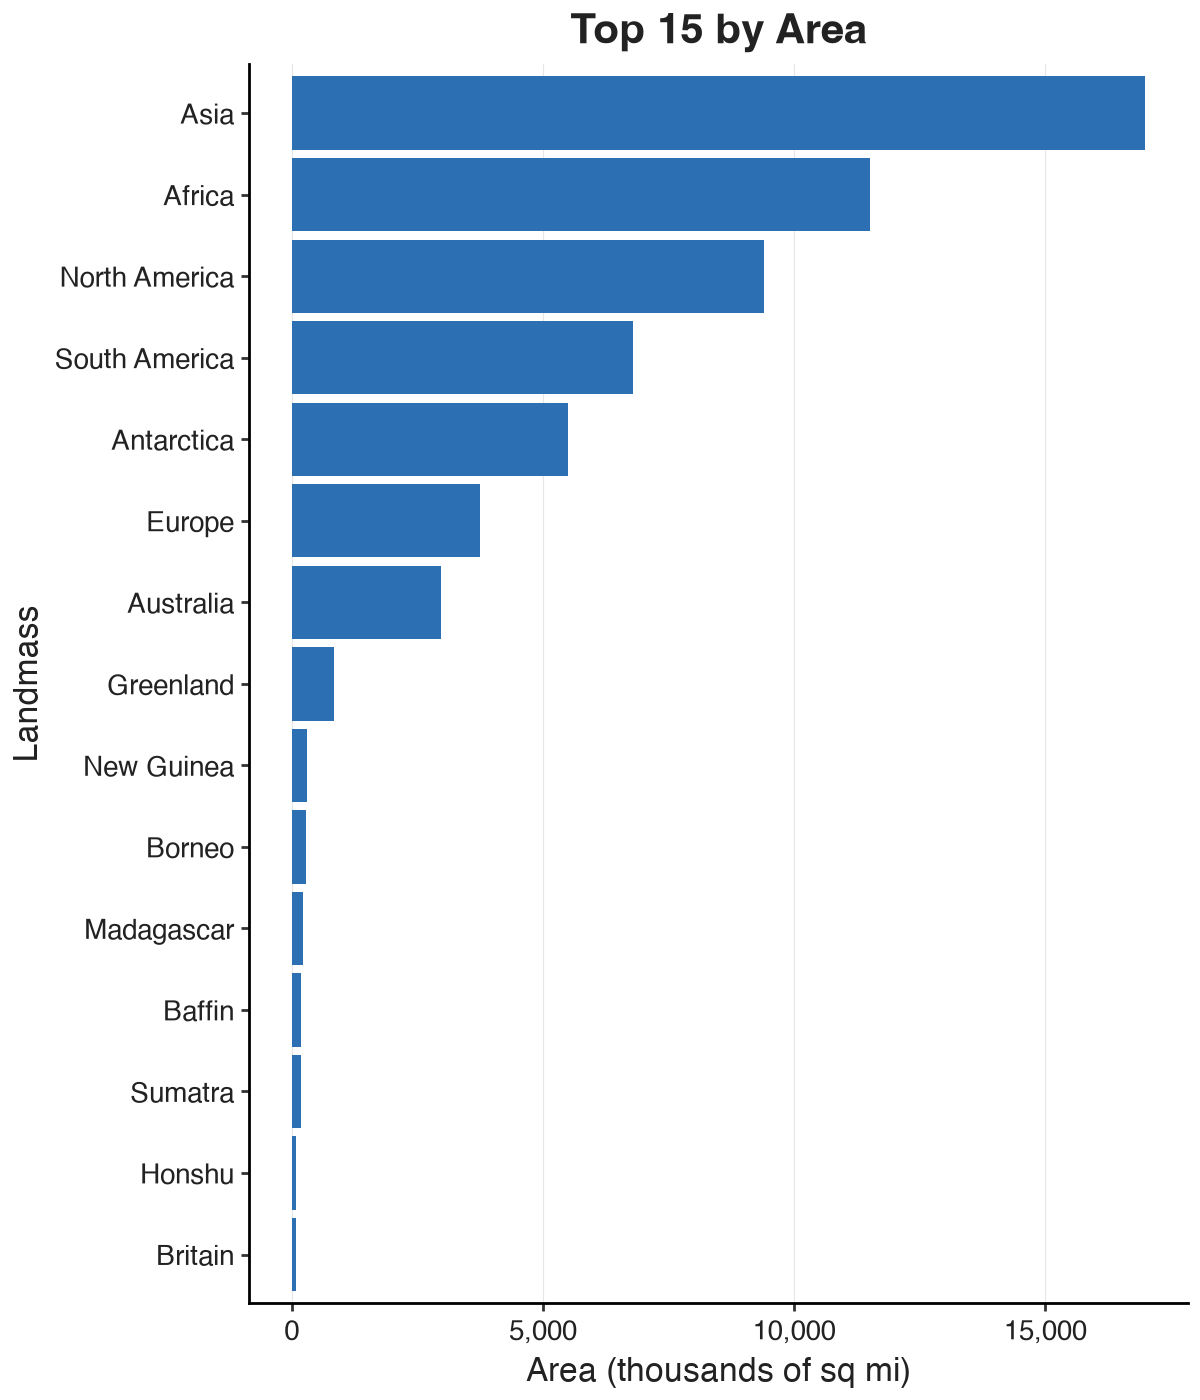

Python code for this plot:
"""Chart the largest landmasses in islands.csv by area (top-N ranking)."""
import pandas as pd
from plotnine import (
    ggplot, aes, geom_col, coord_flip, labs, theme_classic, theme,
    element_line, element_text, element_blank, scale_y_continuous,
)

# --- Step 1: understand + tidy the data ------------------------------------
# Two columns: name (category) + size (area, thousands of square miles).
df = pd.read_csv("islands.csv")
df["size"] = pd.to_numeric(df["size"], errors="coerce")
df = df.dropna(subset=["size"])

# --- Step 2: choose the form -----------------------------------------------
# Ranking/amount across categories -> geom_col, horizontal (long labels),
# sliced to the top N so the biggest landmasses are easy to compare.
N = 15
top = df.sort_values("size", ascending=False).head(N)

# Sort so the largest ends up at the TOP after coord_flip().
order = top.sort_values("size", ascending=True)["name"].tolist()
top["name"] = pd.Categorical(top["name"], categories=order, ordered=True)

# --- Steps 3-4: single house accent (no hero color var), labels + units ----
HOUSE_ACCENT = "#2C6FB3"
Y_TITLE = "Area"  # humanized value label reused in the templated title
p = (
    ggplot(top, aes(x="name", y="size"))
    + geom_col(fill=HOUSE_ACCENT)
    + coord_flip()
    + scale_y_continuous(labels=lambda vs: [f"{v:,.0f}" for v in vs])
    + labs(
        title=f"Top {N} by {Y_TITLE}",
        x="Landmass",
        y="Area (thousands of sq mi)",
    )
)

# --- Step 5: Small Color / theme (L1: theme_classic base) ------------------
p = p + theme_classic(base_size=12) + theme(
    figure_size=(6, 7),  # mandatory TALL size for a horizontal-bar ranking
    plot_title=element_text(size=15, weight="bold", color="#222222"),
    axis_title=element_text(size=12, color="#222222"),
    axis_text=element_text(size=10, color="#222222"),
    panel_grid_major_x=element_line(color="#E6E6E6", size=0.4),
    panel_grid_minor=element_blank(),
    legend_position="none",
)

# --- Step 6: render (the only renderer) ------------------------------------
p.save("plot.png", width=6, height=7, dpi=200, verbose=False)
